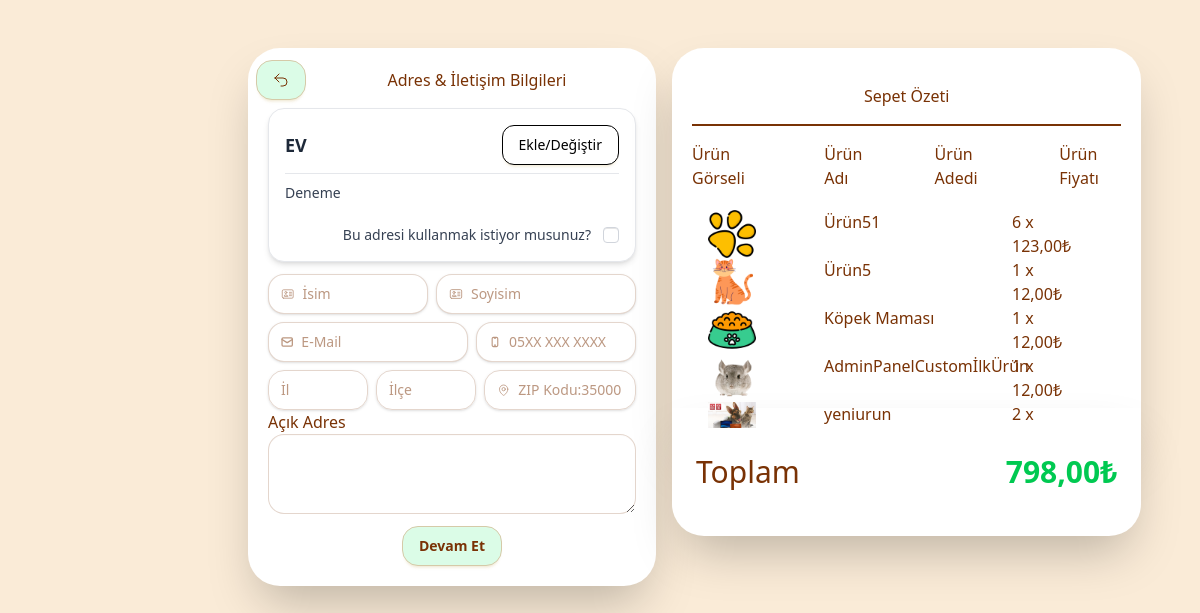
The page /satin-al/ (signed in) on the database its author committed.
### intern_app/models.py (models this page shows, shortened)
class Address(models.Model):
    user = models.ForeignKey(PersonUser,on_delete=models.CASCADE,related_name='adres_user')
    address_title = models.CharField(max_length=255,default="Varsayılan Adres")
    name = models.CharField(max_length=255,null=False,verbose_name="İsim")
    surname = models.CharField(max_length=255,null=False,verbose_name="Soyisim")
    email = models.EmailField(validators=[EmailValidator()],null=False,verbose_name="E-Posta")
    telno = models.CharField(validators=[RegexValidator(regex=r'^\d{11}$')],max_length=11,null=False,verbose_name="Telefon Numarası")
    city = models.CharField(max_length=255,null=False,verbose_name="İl")
    town = models.CharField(max_length=255,null=False,verbose_name="İlçe")
    zipcode = models.CharField(validators=[RegexValidator(regex=r'\d{5}$')],max_length=5,null=False,verbose_name="Zip Kodu")
    open_address = models.CharField(max_length=300,null=False,verbose_name="Açık Adres")
    isDefault = models.BooleanField(default=False)

class CartItem(models.Model):
    cart_name = models.ForeignKey(Products,on_delete=models.CASCADE,verbose_name="Ürün Adı")
    cart_quantity = models.PositiveIntegerField(default=0,verbose_name="Ürün Sayısı")
    user = models.ForeignKey(PersonUser,on_delete=models.CASCADE,verbose_name="Kullanıcı")
    def cart_total(self):
        return self.cart_quantity * self.cart_name.product_price
    class Meta:
        verbose_name = "Sepete Ürün"
        verbose_name_plural = "Sepet"

class Products(models.Model):
    product_name = models.CharField(max_length=255, verbose_name="Ürün Adı")
    product_category = models.ManyToManyField(Categories,related_name="products",verbose_name="Ürün Kategorisi",help_text="Birden fazla kategori seçmek için CTRL tuşuna basılı tutunuz. \n Aynı zamanda seçimi iptal etmek için CTRL tuşuna basılı tutup seçimi iptal edilmek istenen kategoriye tıklayın.")
    product_description = models.TextField(null=True,verbose_name="Ürün Açıklaması")
    product_price = models.DecimalField(max_digits=9,decimal_places=2,verbose_name="Ürün Fiyatı")
    product_image = models.ImageField(upload_to='products/',verbose_name="Ürün Görseli")
    created_at = models.DateTimeField(auto_now_add=True,null=True)
    def __str__(self):
        return self.product_name
    class Meta:
        verbose_name= 'Ürün'
        verbose_name_plural = 'Ürünler'

### intern_app/views.py (the view, shortened to what this page needs)
# urls.py: path('satin-al/',views.checkout,name="checkout"),
def checkout(request):
    cart_items = CartItem.objects.filter(user=request.user)
    total_price = sum(item.cart_name.product_price *
                      item.cart_quantity for item in cart_items)
    credit_card = CreditCard.objects.filter(user=request.user).order_by("-isDefault").first()
    adres_checkout = Address.objects.filter(user=request.user)
    context = {
        "cart_items":cart_items,
        "total_price":total_price,
        "credit_cart":credit_card,
        "adres_checkout":adres_checkout,
    }
    return render(request,"intern_app/checkout.html",context)

### intern_app/context_processors.py (called while the page is built)
def admin_links(request):
    models = []
    for model in apps.get_models():
        if admin.site.is_registered(model):
            app_label = model._meta.app_label
            model_name = model._meta.model_name
            verbose_name = model._meta.verbose_name_plural
            models.append({
                "app_label": app_label,
                "model_name": model_name,
                "verbose_name": verbose_name,
            })
    return {"admin_models": models}  # Global olarak admin_models kullanılabilir

def cart_items_processor(request):
    if request.user.is_authenticated:
        cart_items = CartItem.objects.filter(user=request.user)
        total_price = sum(item.cart_name.product_price *
                          item.cart_quantity for item in cart_items)
    else:
        cart_items = []
        total_price = 0
    return {'cart_items': cart_items, 'total_price': total_price}

def categories_processor(request):
    categories_filtered = Categories.objects.filter(parent_categories=None).order_by('name')[:5]
    categories = Categories.get_main_categories()  # Kendi metodunla al
    return {'categories': categories,'categories_filtered':categories_filtered}  # Template'e gönder

def sub_categories_processor(request):
    if 'slug' in request.resolver_match.kwargs:
        slug = request.resolver_match.kwargs.get('slug')
        category = get_object_or_404(Categories, slug=slug)
        sub_categories = category.sub_categories.all()
        return {'sub_categories': sub_categories}
    return {'sub_categories': []}

def BillingProcessor(request):
    billed_items = BilledItems()
    if request.user.is_authenticated:
        bills = Billing.objects.filter(user=request.user)
        billed_items = BilledItems.objects.filter(bills__user=request.user)
    else:
        bills = []
        billed_items = []
        only_product_image = []
    grouped_items = defaultdict(list)
    for item in billed_items:
        grouped_items[item.bills.id].append(item)
    return {
        "bills":bills,
        "billed_items":billed_items,
        "grouped_items":grouped_items,
    }

def adres_listeleme_context(request):
    if request.user.is_authenticated:
        adres_ilk = Address.objects.filter(user=request.user).order_by("-isDefault").first()
        adres = Address.objects.filter(user=request.user)
    else:
        adres_ilk = None
        adres = Address.objects.none()
    return {'adres_ilk': adres_ilk, "adres": adres}

### intern_app/templates/intern_app/checkout.html (shortened to what this page needs)
{%load static tailwind_tags%}
{%load static%}
<html lang="en" data-theme="main">
<head>
  <link rel="stylesheet" href="{%static 'intern_app/css/checkout.css'%}">
  {% tailwind_css %}
</head>
<body >
<div class="du-drawer du-drawer-end ">
  <div class="general-wrapper du-drawer-content relative flex  flex-col lg:flex-row gap-4 mx-10 lg:mx-40 p-6">
    <div class="du-drawer du-drawer-end">
      <div class="du-drawer-content relative flex  flex-col lg:flex-row gap-4 mx-10 p-6 ">
        <div id="iletisim" class="tab active tabShow  iletisim  justify-center shadow-2xl  relative bg-white w-full lg:w-2/3  rounded-4xl  ">
          <form method="POST" id="regForm" enctype="multipart/form-data">
            <div class="baslik pt-3  flex flex-row justify-between p-2 items-center">
            <div class="butongeri  ">
                <a href="{%url 'intern_app:index'%}" class=" du-btn bg-green-100 hover:bg-green-300 " >
                  <svg xmlns="http://www.w3.org/2000/svg" fill="none" viewBox="0 0 24 24" stroke-width="1.5" stroke="currentColor" class="size-4  ">
                    <path stroke-linecap="round" stroke-linejoin="round" d="M9 15 3 9m0 0 6-6M3 9h12a6 6 0 0 1 0 12h-3" />
                  </svg>
                </a>
            </div>
            <div class="baslik-alt flex m-auto">
              <h2>Adres & İletişim Bilgileri</h2>
            </div>
          </div>
          <div class="iletisim-wrap transition-all duration-500  justify-center pt-0 p-5">
            <div class="kayitlilar grid grid-cols-1 w-full pb-3">
              <div class="kayitlilar-icerik bg-white rounded-2xl border border-gray-200 shadow-md transition-shadow duration-300 ease-in-out hover:shadow-lg">
                {% if  adres_ilk %}
                <div class="kayitli-ana-icerik p-4">
                   <div id="wrapper">
                    <div class="title flex justify-between items-center border-b border-gray-200 pb-2 mb-2">
                      <h2 class="text-lg font-semibold text-gray-800">
                        {{adres_ilk.address_title}}
                      </h2>
                      <label for="my-drawer"
                        class="du-btn rounded-xl text-sm font-medium px-4 py-2 border border-black bg-white text-black hover:bg-gray-100 hover:shadow-[0_0_15px_4px_rgba(0,0,0,0.1)] transition-all duration-300 ease-in-out">
                        Ekle/Değiştir
                      </label>
                    </div>
                    <div class="aciklama text-gray-700 text-sm leading-relaxed">
                      {{adres_ilk.open_address}}
                    </div>
                  </div>
                  <div class="varsayilan-sec flex items-center justify-end gap-3 pt-5">
                    <label for="kullan" class="text-sm text-gray-700">
                      Bu adresi kullanmak istiyor musunuz?
                    </label>
                    <input type="checkbox" id="use-default-address" class="du-checkbox w-4 h-4 text-blue-600 border-gray-300 rounded focus:ring-2 focus:ring-blue-500" id="kullan" name="kullan">
                  </div>
                </div>
                {%else%}
                <h5>Henüz kayıtlı adresiniz bulunmamaktadır. <a class="du-link" href="{% url 'intern_app:settings'%}">Buraya tıklayarak</a> ekleyebilirsiniz.</h5>
                {%endif%}
              </div>
            </div>
          <div class="isim-soyisim-wrapper gap-2   flex flex-row  ">
            <div class="ad  w-40 ">
              <label class="du-input  bg-white shadow du-validator">
                <input required type="text" oninput="this.value=this.value.replace(/[^a-zA-Z]/g,'');" placeholder="İsim" name="isim" minlength="2" id="name">
              </label>
            </div>
            <div class="soyad   w-50 ">
              <label class="du-input  bg-white shadow du-validator" >
                <input required type="text" oninput="this.value=this.value.replace(/[^a-zA-Z]/g,'');" placeholder="Soyisim" name="soyisim" minlength="2" id="surname">
              </label>
            </div>
          </div>
          <div class="mail-tel-wrapper flex flex-row   gap-2 pt-2">
            <div class="email w-50 pb-1">
              <label class="du-input bg-white shadow du-validator">
                <svg class="h-[1em] opacity-50" xmlns="http://www.w3.org/2000/svg" viewBox="0 0 24 24"><g stroke-linejoin="round" stroke-linecap="round" stroke-width="2.5" fill="none" stroke="currentColor"><rect width="20" height="16" x="2" y="4" rx="2"></rect><path d="m22 7-8.97 5.7a1.94 1.94 0 0 1-2.06 0L2 7"></path></g></svg>
                <input   required type="email" placeholder="E-Mail" name="email" minlength="2" id="email">
              </label>
            </div>
            <div class="tel-no  w-40">
              <label class="du-input   bg-white shadow du-validator">
                <input required minlength="11" maxlength="11" type="text" oninput="this.value=this.value.replace(/[^0-9]/g,'');" name="telno" placeholder="05XX XXX XXXX" id="telno">
              </label>
            </div>
          </div>
            <div class="adres  **:bg-transparent flex flex-row gap-x-2 pt-1 gap-y-2">
              <div class="il w-25 ">
              <input type="text" class="du-input du-validator shadow" name="il" id="il" placeholder="İl" >
              </div>
              <div class="ilce  left-1 w-25">
                <input type="text" class="du-input du-validator shadow" name="ilce" id="ilce" placeholder="İlçe" >
              </div>
              <div class="zipcode w-38 ">
                <label class="du-input bg-white shadow du-validator" >
                <input  required minlength="5" maxlength="5" type="text" oninput="this.value=this.value.replace(/[^0-9]/g,'');" name="zipcode" placeholder="ZIP Kodu:35000" id="zipcode">
              </label>
              </div>
          </div>
          <div class="acik-adres flex flex-col">
            <label  for="acikadres">Açık Adres
            </label>
            <textarea class="du-textarea w-92  bg-white" required  name="acikadres" id="acikadres"></textarea>
            </div>
          <div class="buton-ileri flex justify-center pt-3">
            <a class="du-btn  bg-green-100 hover:bg-green-300" onclick="tabs(1)" type="button" href="">Devam Et</a>
          </div>
        </div>
        </div>
        <div class="sepet flex p-5  justify-center shadow-2xl relative h-100 bg-white w-full lg:w-2/3 rounded-4xl ">
            <div class="sepet-wrapper  z-10 no-scrollbar overflow-y-scroll flex-1">
              <div class="genel-baslik  text-center font-medium pb-4">
                <div class="baslik  pt-4 pb-4">
                  <h1>Sepet Özeti</h1>
                </div>
                <div class="border-b-2"></div>
              </div>
              <div class="basliklar flex flex-row gap-x-15 pb-5">
                <div class="baslik1">Ürün Görseli</div>
                <div class="baslik2">Ürün Adı</div>
                <div class="baslik3">Ürün Adedi</div>
                <div class="baslik4">Ürün Fiyatı</div>
              </div>
              {%for item in cart_items%}
              <div class="urunler-wrapper flex flex-row gap-17 pr-4  ">
                <div class="urun-gorseli pl-4 justify-center ">
                  <div class="du-avatar  w-12 h-12">
                    <img src="{{item.cart_name.product_image.url}}" alt="">
                  </div>
                </div>
                <div class="urun-adi flex flex-row overflow-y-clip">
                  <div class="urun-isim flex w-30   ">
                    {{item.cart_name}}
                  </div>
                </div>
                <div class="urun-adedi">
                  <div class="urun-adet">
                  <span>{{item.cart_quantity}} x {{item.cart_name.product_price}}₺</span>
                </div>
                </div>
              </div>
              {%endfor%}
            </div>
            <div class="toplam-wrap  absolute top-90 z-1 mx-4 mb-4 w-full bg-white  shadow-2xl rounded-b-4xl h-32 flex items-center justify-between px-6">
              <div class="toplam-label ">
                <h1 class="text-3xl font-medium">Toplam</h1>
              </div>
              <div class="toplam-price">
                <h1 class="text-3xl font-bold text-green-500 text-right">{{ total_price }}₺</h1>
              </div>
            </div>
        </div>
      </div>
    </div>
  </div>
</div>
</body>
</html>

### intern_app/static/intern_app/css/checkout.css (style rules this page uses)
.no-scrollbar { -ms-overflow-style: none; scrollbar-width:thin; }

### rows shown on the page
Address: address_title "EV", open_address "Deneme"
CartItem: cart_name.product_image (picture), cart_name "Ürün51", cart_quantity "6", cart_name.product_price "123,00"
CartItem: cart_name.product_image (picture), cart_name "Ürün5", cart_quantity "1", cart_name.product_price "12,00"
CartItem: cart_name.product_image (picture), cart_name "Köpek Maması", cart_quantity "1", cart_name.product_price "12,00"
CartItem: cart_name.product_image (picture), cart_name "AdminPanelCustomİlkÜrün", cart_quantity "1", cart_name.product_price "12,00"
CartItem: cart_name.product_image (picture), cart_name "yeniurun", cart_quantity "2"

### other values the page prints
{{ total_price }} "798,00"
